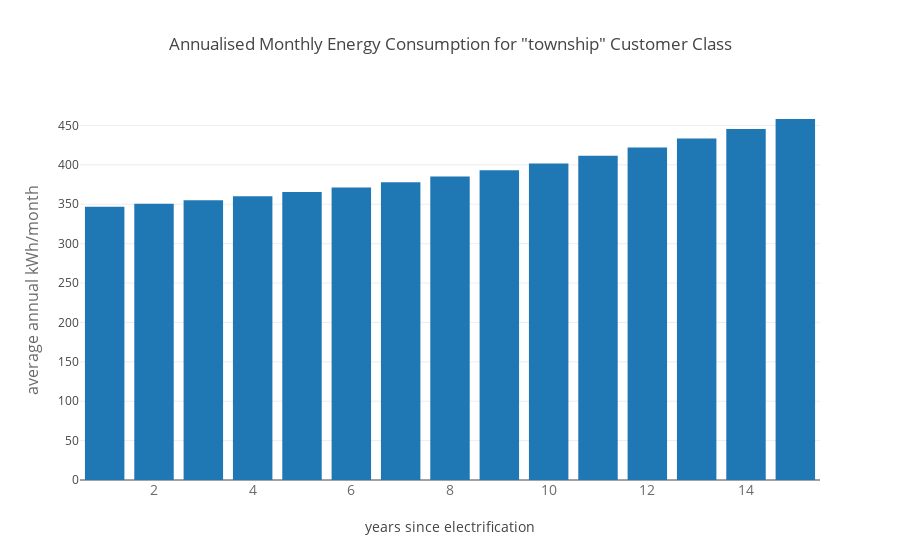
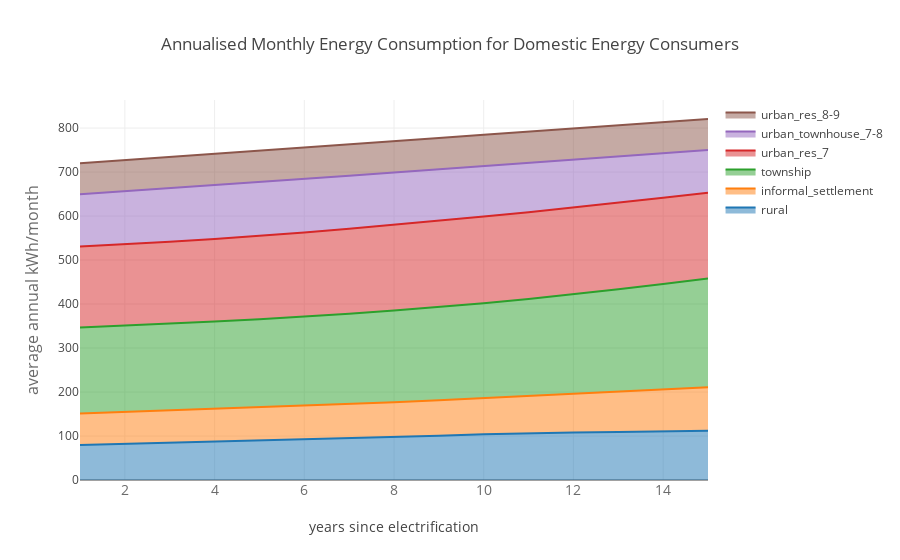

Notebook code for these charts, in order:
### Code cell
exc.plotClassSummary('township')
exc.plotAllSummaries()

### Figure 1 — Plotly figure (JSON) as saved in the notebook; plotly's stock layout.template omitted (floating-point values rounded to 4 significant figures)
{"data": [{"name": "township", "type": "bar", "x": [1, 2, 3, 4, 5, 6, 7, 8, 9, 10, 11, 12, 13, 14, 15], "y": [346.7, 350.6, 355.1, 360.0, 365.4, 371.4, 378.0, 385.2, 393.1, 401.8, 411.5, 422.1, 433.4, 445.5, 458.2]}], "layout": {"title": "Annualised Monthly Energy Consumption for \"township\" Customer Class", "xaxis": {"tickfont": {"color": "rgb(107, 107, 107)", "size": 14}, "title": "years since electrification"}, "yaxis": {"title": "average annual kWh/month", "titlefont": {"color": "rgb(107, 107, 107)", "size": 16}}}}

### Figure 2 — Plotly figure (JSON) as saved in the notebook; plotly's stock layout.template omitted (floating-point values rounded to 4 significant figures)
{"data": [{"fill": "tonexty", "mode": "lines", "name": "rural", "type": "scatter", "x": [1, 2, 3, 4, 5, 6, 7, 8, 9, 10, 11, 12, 13, 14, 15], "y": [79.66, 82.21, 84.31, 86.5, 89.34, 92.19, 94.54, 97.09, 100.6, 104.1, 106.4, 108.0, 109.2, 110.3, 111.7]}, {"fill": "tonexty", "mode": "lines", "name": "informal_settlement", "type": "scatter", "x": [1, 2, 3, 4, 5, 6, 7, 8, 9, 10, 11, 12, 13, 14, 15], "y": [151.1, 154.5, 158.2, 161.8, 165.3, 168.8, 172.6, 176.7, 181.2, 186.1, 191.3, 196.7, 201.9, 206.6, 210.6]}, {"fill": "tonexty", "mode": "lines", "name": "township", "type": "scatter", "x": [1, 2, 3, 4, 5, 6, 7, 8, 9, 10, 11, 12, 13, 14, 15], "y": [346.7, 350.6, 355.1, 360.0, 365.4, 371.4, 378.0, 385.2, 393.1, 401.8, 411.5, 422.1, 433.4, 445.5, 458.2]}, {"fill": "tonexty", "mode": "lines", "name": "urban_res_7", "type": "scatter", "x": [1, 2, 3, 4, 5, 6, 7, 8, 9, 10, 11, 12, 13, 14, 15], "y": [530.8, 535.8, 541.6, 548.0, 555.0, 562.7, 570.9, 579.7, 589.0, 598.7, 608.9, 619.4, 630.3, 641.6, 653.1]}, {"fill": "tonexty", "mode": "lines", "name": "urban_townhouse_7-8", "type": "scatter", "x": [1, 2, 3, 4, 5, 6, 7, 8, 9, 10, 11, 12, 13, 14, 15], "y": [649.4, 656.2, 663.1, 670.1, 677.2, 684.3, 691.6, 698.9, 706.2, 713.5, 720.9, 728.2, 735.5, 742.7, 749.9]}, {"fill": "tonexty", "mode": "lines", "name": "urban_res_8-9", "type": "scatter", "x": [1, 2, 3, 4, 5, 6, 7, 8, 9, 10, 11, 12, 13, 14, 15], "y": [719.9, 726.9, 734.0, 741.1, 748.3, 755.6, 762.8, 770.1, 777.4, 784.7, 792.0, 799.2, 806.4, 813.5, 820.6]}], "layout": {"title": "Annualised Monthly Energy Consumption for Domestic Energy Consumers", "xaxis": {"tickfont": {"color": "rgb(107, 107, 107)", "size": 14}, "title": "years since electrification"}, "yaxis": {"title": "average annual kWh/month", "titlefont": {"color": "rgb(107, 107, 107)", "size": 16}}}}
